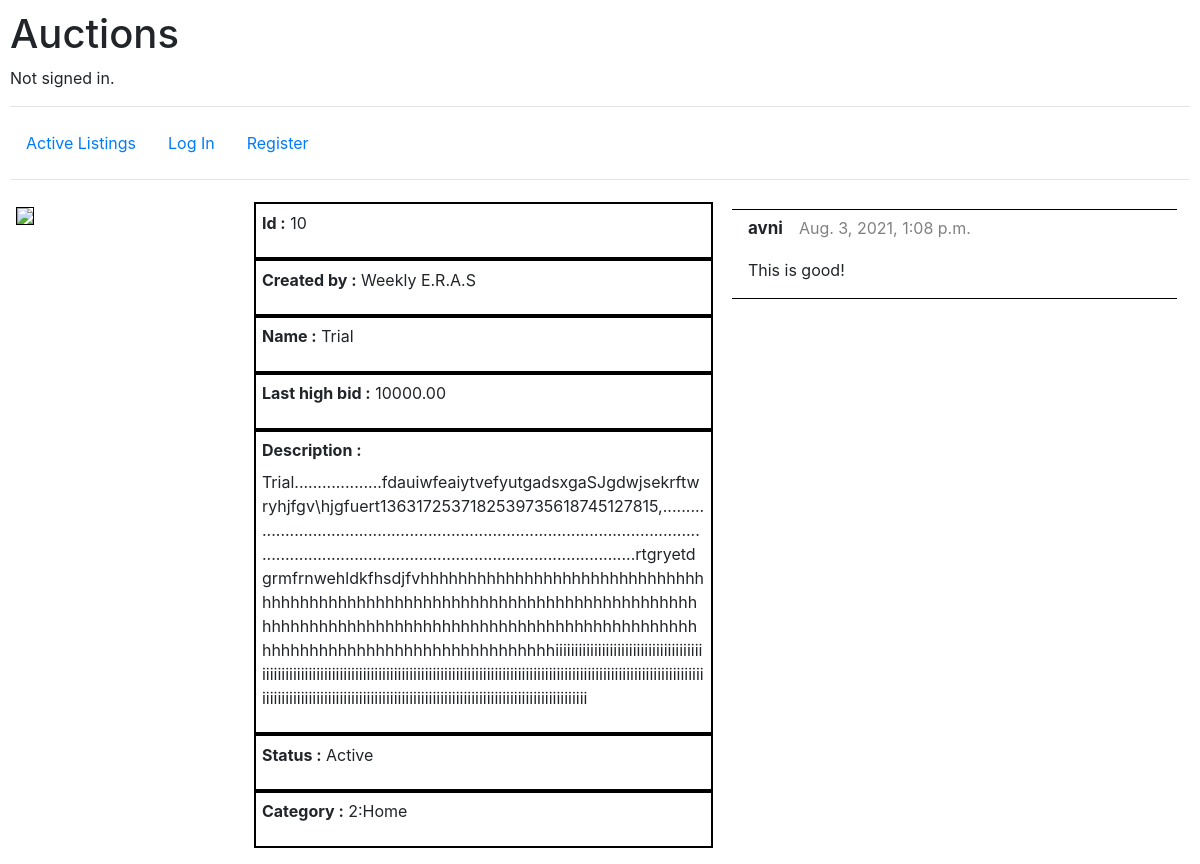
The page /listing/10/ on the database its author committed.
### auctions/models.py (models this page shows, shortened)
class User(AbstractUser):
    id = models.AutoField(primary_key=True)
    pass

class Base(models.Model):
    id = models.AutoField(primary_key=True)
    created_on = models.DateTimeField(auto_now_add=True)
    created_by = models.ForeignKey(User, related_name='%(class)s_createdby',
                                   on_delete=models.DO_NOTHING)
    modified_on = models.DateTimeField(auto_now=True)
    modified_by = models.ForeignKey(User, related_name='%(class)s_modifiedby',
                                   on_delete=models.DO_NOTHING)
    class Meta:
        abstract = True
    def get_all_fields(self):
        fields = []
        for f in self._meta.fields:
            fname = f.name
            get_choice = 'get_' + fname + '_display'
            if hasattr(self, get_choice):
                value = getattr(self, get_choice)()
            else:
                try:
                    value = getattr(self, fname)
                except AttributeError:
                    value = None
            if f.editable and value and f.name not in ('modified_by', 'modified_on', ):
                fields.append(
                    {
                        'label': f.verbose_name,
                        'name': f.name,
                        'value': value,
                    }
                )
        return fields

class Listing(Base):
    name = models.CharField(max_length=30,)
    last_high_bid = models.OneToOneField('Bids', related_name='%(class)s_current_high_bid', on_delete=models.DO_NOTHING,
                                         null=True, blank=True)
    starting_bid_price = models.DecimalField(max_digits=12, decimal_places=2)
    description = models.TextField()
    status = models.CharField(max_length=1,
                              choices=[("A", "Active"), ("C", "Closed"), ("D", "Discontinued")],
                              default="A", )
    category = models.ForeignKey(Category, related_name='%(class)s_category',
                                 on_delete=models.DO_NOTHING, )
    image_url = models.URLField("Image", blank=True, null=True)

class Bids(Base):
    listing = models.ForeignKey(Listing, related_name='%(class)s_listing',
                                on_delete=models.DO_NOTHING, )
    bid_price = models.DecimalField(max_digits=12, decimal_places=2)
    user = models.ForeignKey(User, related_name='%(class)s_user',
                                   on_delete=models.DO_NOTHING)
    def __str__(self):
        return self.bid_price.__str__()

class Category(Base):
    name = models.CharField(max_length=30, unique=True)
    def __str__(self):
        return self.id.__str__() + ":" + self.name

class Comments(Base):
    description = models.TextField()
    listing = models.ForeignKey(Listing, related_name='%(class)s_listing',
                                on_delete=models.DO_NOTHING, null=True)
    class Meta:
        ordering = ['created_on']

### auctions/views.py (the view)
# urls.py: path("listing/<int:listing_id>/", views.view_listing, name="view_listing"),
def view_listing(request, listing_id):
    try:
        listing_obj = Listing.objects.get(id=listing_id)
        listingOnUserWatchList = None
        if request.user.is_authenticated:
            try:
                Watchlist.objects.get(listing__id=listing_id, user=request.user)
                listingOnUserWatchList = True
            except Watchlist.DoesNotExist:
                listingOnUserWatchList = False
        return render_detail_listing(request, listingOnUserWatchList, listing_obj)
    except Listing.DoesNotExist:
            return render(request, html_pages['message_view'], {
                "message": f"your requested listing '{listing_id}' was not found",
            })
    except Exception as e:
        return render(request, html_pages['message_view'], {"message": e.__str__()})

### auctions/views.py (called while the page is built)
def render_detail_listing(request, listingOnUserWatchList, listing_obj, bid_form=None, comment_form=None):
    if bid_form is None:
        bid_form = BidForm(initial={"listing_id": listing_obj.id, 'listing_on_watchlist': listingOnUserWatchList})
    if comment_form is None:
        comment_form = CommentsForm(initial={"listing_id": listing_obj.id, 'created_by': request.user.username})
    return render(request, html_pages['listing_view'], {
        "listingOnUserWatchList": listingOnUserWatchList,
        "listing_obj": listing_obj,
        "bid_form": bid_form,
        "comment_form": comment_form,
    })

### auctions/templates/listings/view.html (shortened to what this page needs)
{% extends "auctions/layout.html" %}
{% block body %}
<div class="data">
    <div class="part1 image dmargin">
        <p class="image"><img src="{{ listing_obj.image_url }}"></p>
    </div>
    <div class="dv part2 dmargin">
        {% for f in listing_obj.get_all_fields %}
        <div class="dr">
            <label for="{{ f.label }}" class="drelement detailvaluelabel">
                <dt> {{f.label|capfirst}} :</dt>
            </label>
            <div class="drelement detailvalue" id="{{ f.label }}">
                {{f.value|escape|urlize|linebreaks}}
            </div>
        </div>
        {% endfor %}
    </div>
    <div class="part3 dmargin">
        <hr class="hr dmargin">
        {% for comment in listing_obj.comments_listing.all.reverse %}
        <div class="comment dmargin">
            <div class="comment_part1">
                <div class="comment_created_by"><p class="created_by"><strong>{{ comment.created_by }}</strong></p>
                </div>
                <div class="comment_date_created">{{ comment.created_on }}</div>
            </div>
            <div class="comment_description"><p>{{ comment.description }}</p></div>
            <hr class="hr">
        </div>
        {% endfor %}
    </div>
</div>
{% endblock %}

### auctions/static/auctions/styles.css (style rules this page uses)
body { padding: 10px; }

### auctions/templates/listings/view.html (style rules this page uses)
.dmargin { margin: 0.4rem; }
.drelement { display: inline-block }
img { max-height: 300px; max-width: 350px; border-color: black; border-width: 10px; border-width: 1px; border-color: black; border-style: solid; }
.dr { padding: 0.4rem; border-width: 2px; border-color: black; border-style: solid; overflow-wrap: anywhere; }
.image { float: left; }
.data { display: grid; grid-template-columns: auto 40% auto; }
.comment { margin-bottom: 5px; }
.hr { background-color: black; }
.comment_description { padding: 0 0 0 1rem; }
.comment_date_created { size: 12px; color: gray; float: left; }
.comment_part1 { display:flex; }
.created_by { font-size: 17px; }
.comment_created_by { padding: 0rem 1rem; }
label { display:none; }

### rows shown on the page
User: label "Created by", value "Weekly E.R.A.S"
Listing: value "Trial" "Trial...................fdauiwfeaiytvefyutgadsxgaSJgdwjsekrftwryhjfgv\\hjgfuert1363172537182539735618745127815,.........................................................................................................................................................................................rtgryetdgrmfrnwehldkfhsdjfvhhhhhhhhhhhhhhhhhhhhhhhhhhhhhhhhhhhhhhhhhhhhhhhhhhhhhhhhhhhhhhhhhhhhhhhhhhhhhhhhhhhhhhhhhhhhhhhhhhhhhhhhhhhhhhhhhhhhhhhhhhhhhhhhhhhhhhhhhhhhhhhhhhhhhhhhhiiiiiiiiiiiiiiiiiiiiiiiiiiiiiiiiiiiiiiiiiiiiiiiiiiiiiiiiiiiiiiiiiiiiiiiiiiiiiiiiiiiiiiiiiiiiiiiiiiiiiiiiiiiiiiiiiiiiiiiiiiiiiiiiiiiiiiiiiiiiiiiiiiiiiiiiiiiiiiiiiiiiiiiiiiiiiiiiiiiiiiiiiiiiiiiiiiiiiiiiiiiiiiiiiiiiiiiiiiiiiiiii…"
Bids: label "Last high bid", value "10000.00"
Category: label "Category", value "2:Home"
Comments: created_by "avni", created_on "Aug. 3, 2021, 1:08 p.m.", description "This is good!"

### other values the page prints
{{ f.label|capfirst }} "Id" "Name" "Description" "Status"
{{ f.value|escape|urlize|linebreaks }} "10" "Active"
